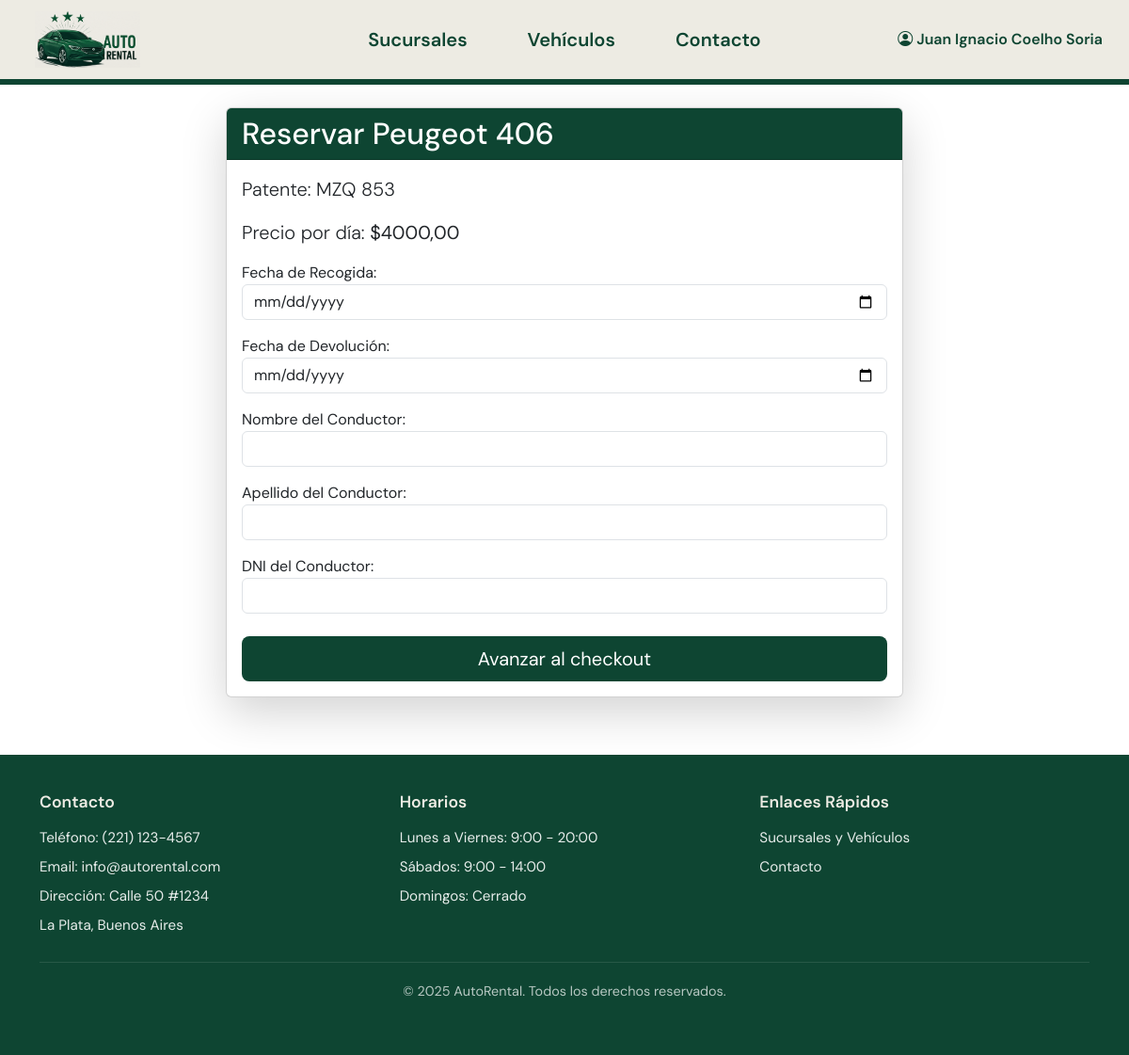
The app's page /reservas/crear/5/ (signed in) with its own data.
### usuarios/models.py (models this page shows, shortened)
class Usuario(AbstractUser):
    username = None  # Eliminamos username
    email = models.EmailField(_('email address'), unique=True)
    edad = models.PositiveIntegerField(null=True)
    DNI = models.CharField(max_length=10, unique=True, null=True)
    ROLES = (
        ('ADMIN', 'Administrador'),
        ('CLIENTE', 'Cliente'),
        ('EMPLEADO', 'Empleado')
    )
    rol = models.CharField(max_length=10, choices=ROLES, default='CLIENTE')
    is_staff = models.BooleanField(default=False)
    is_superuser = models.BooleanField(default=False)
    USERNAME_FIELD = 'email'
    REQUIRED_FIELDS = ['first_name', 'last_name']
    objects = UsuarioManager()

### vehiculos/models.py (models this page shows, shortened)
class Vehiculo(models.Model):
    TIPO_CHOICES = [
        ('AUTOMOVIL', 'Automóvil'),
        ('CAMIONETA', 'Camioneta'),
        ('4X4', '4x4'),
    ]
    REEMBOLSO_CHOICES = [
        ('0', '0%'),
        ('20', '20%'),
        ('100', '100%'),
    ]
    marca = models.CharField(max_length=100)
    modelo = models.CharField(max_length=100)
    año = models.PositiveIntegerField()
    patente = models.CharField(max_length=10, unique=True)
    tipo = models.CharField(max_length=20, choices=TIPO_CHOICES, default='AUTOMOVIL')
    capacidad = models.PositiveIntegerField(default=5, help_text='Número de pasajeros')
    precio_por_dia = models.DecimalField(max_digits=10, decimal_places=2)
    sucursal_actual = models.ForeignKey(Sucursal, on_delete=models.CASCADE, related_name='vehiculos_en_sucursal')
    disponible = models.BooleanField(default=True)
    foto_base64 = models.TextField(blank=True, null=True)
    politica_de_reembolso = models.CharField(
        max_length=3,
        choices=REEMBOLSO_CHOICES,
        default='0'
    )
    class Meta:
        verbose_name_plural = "Vehículos"

### reservas/views.py (the view)
# urls.py: path('crear/<int:vehiculo_id>/', views.crear_reserva, name='crear_reserva'),
@login_required
def crear_reserva(request, vehiculo_id):
    if request.user.is_superuser: # O request.user.is_admin si tu modelo Usuario tiene ese campo
        messages.error(request, 'Los administradores no pueden realizar reservas de vehículos.')
        return redirect('admin_menu') # O a 'home:home' si prefieres que vayan al home principal
    vehiculo = get_object_or_404(Vehiculo, pk=vehiculo_id)
    if not vehiculo.disponible:
        messages.error(request, 'Este vehículo no está disponible para reserva en este momento.')
        return redirect('reservas:vehiculo_detail', pk=vehiculo.id)
    if request.method == 'POST':
        form = ReservaForm(request.POST)
        if form.is_valid():
            fecha_recogida = form.cleaned_data['fecha_recogida']
            fecha_devolucion = form.cleaned_data['fecha_devolucion']
            conductor_nombre = form.cleaned_data['conductor_nombre']
            conductor_apellido = form.cleaned_data['conductor_apellido']
            conductor_dni = form.cleaned_data['conductor_dni']
            reservas_existentes = Reserva.objects.filter(
                vehiculo=vehiculo,
                fecha_recogida__lt=fecha_devolucion,
                fecha_devolucion__gt=fecha_recogida,
                estado__in=['PENDIENTE', 'CONFIRMADA']
            )
            if reservas_existentes.exists():
                messages.error(request, 'El vehículo ya está reservado para el período seleccionado. Por favor, elige otras fechas.')
                return render(request, 'reservas/crear_reserva.html', {'form': form, 'vehiculo': vehiculo})
            dias = (fecha_devolucion - fecha_recogida).days
            if dias > 0:
                costo_total = dias * vehiculo.precio_por_dia
            else:
                costo_total = vehiculo.precio_por_dia  # Cobrar por un día si las fechas son iguales
            request.session['reserva_temporal'] = {
                'vehiculo_id': vehiculo.id,
                'fecha_recogida': fecha_recogida.isoformat(),
                'fecha_devolucion': fecha_devolucion.isoformat(),
                'costo_total': float(costo_total),
                'conductor_nombre': conductor_nombre,
                'conductor_apellido': conductor_apellido,
                'conductor_dni': conductor_dni
            }
            return redirect('reservas:ticket_reserva', vehiculo_id=vehiculo.id)
    else:
        initial_data = {}
        fecha_retiro = request.GET.get('fecha_retiro')
        fecha_entrega = request.GET.get('fecha_entrega')
        if fecha_retiro:
            initial_data['fecha_recogida'] = fecha_retiro
        if fecha_entrega:
            initial_data['fecha_devolucion'] = fecha_entrega
        form = ReservaForm(initial=initial_data)
    return render(request, 'reservas/crear_reserva.html', {'form': form, 'vehiculo': vehiculo})

### reservas/templates/reservas/crear_reserva.html (shortened to what this page needs)
{% extends 'home/base.html' %}
{% load static %}
{% load widget_tweaks %}
{% block content %}
<div class="container">
    <div class="row justify-content-center">
        <div class="col-md-8">
            <div class="card shadow-lg">
                <div class="card-header text-white" style="background-color: #0e4532;">
                    <h2 class="mb-0">Reservar {{ vehiculo.marca }} {{ vehiculo.modelo }}</h2>
                </div>
                <div class="card-body">
                    <p class="lead">Patente: {{ vehiculo.patente }}</p>
                    <p class="lead">Precio por día: <strong>${{ vehiculo.precio_por_dia|floatformat:2 }}</strong></p>
                    <form method="post">
                        {% for field in form %}
                            <div class="form-group mb-3">
                                {{ field.label_tag }}
                                {{ field|add_class:"form-control" }}
                            </div>
                        {% endfor %}
                        <div class="d-grid gap-2 mt-4">
                            <button type="submit" class="btn btn-lg text-white" style="background-color: #0e4532;">
                                Avanzar al checkout
                            </button>
                        </div>
                    </form>
                </div>
            </div>
        </div>
    </div>
</div>
{% endblock %}

### home/templates/home/base.html (shortened to what this page needs)
<!DOCTYPE html>
<html lang="es">
<head>
    <link href="https://cdn.jsdelivr.net/npm/bootstrap@5.3.3/dist/css/bootstrap.min.css" rel="stylesheet">
    <link rel="stylesheet" href="https://cdn.jsdelivr.net/npm/bootstrap-icons@1.11.3/font/bootstrap-icons.min.css">
    {% load static %}
    <link rel="stylesheet" href="{% static 'home/styles.css' %}">
</head>
<body>
<nav class="navbar navbar-expand-lg navbar-custom">
    <div class="container-fluid position-relative">
        {% load static %}
        <a class="navbar-brand" href="{% if user.is_authenticated and user.is_superuser %}{% url 'admin_menu' %}{% else %}{% url 'home:home' %}{% endif %}">
            <img src="{% static 'home/img/AutoRental_Logo.png' %}" alt="Autorental" height="60">
        </a>
        <div class="collapse navbar-collapse" id="navbarNav">
            <ul class="navbar-nav navbar-center">
                <li class="nav-item">
                    <a class="nav-link" href="{% url 'sucursales:lista_sucursales' %}">Sucursales</a>
                </li>
                <li class="nav-item">
                    <a class="nav-link" href="{% url 'sucursales:lista_vehiculos' %}">Vehículos</a>
                </li>
                <li class="nav-item">
                    <a class="nav-link" href="{% url 'home:contacto' %}">Contacto</a>
                </li>
            </ul>
            <ul class="navbar-nav navbar-right">
                {% if user.is_authenticated %}
                    {% if user.is_superuser %}
                        <li class="nav-item">
                            <a class="nav-link" href="{% url 'admin_menu' %}">Panel Admin</a>
                        </li>
                        <li class="nav-item">
                            <a class="nav-link" href="{% url 'logout' %}">Cerrar sesión</a>
                        </li>
                    {% else %}
                        <li class="nav-item dropdown">
                            <a class="nav-link dropdown-toggle" href="#" id="userDropdown" role="button" data-bs-toggle="dropdown" aria-expanded="false">
                                <i class="bi bi-person-circle"></i> {{ user.get_full_name|default:user.email }}
                            </a>
                        </li>
                    {% endif %}
                {% endif %}
            </ul>
        </div>
    </div>
</nav>
<div class="container mt-4 {% if request.path == '/' %}home-content{% endif %}">
    {% block content %}{% endblock %}
</div>
<footer class="footer">
    <div class="container">
        <div class="footer-content">
            <div class="footer-section">
                <h5>Contacto</h5>
                <p>Teléfono: (221) 123-4567</p>
                <p>Email: info@autorental.com</p>
                <p>Dirección: Calle 50 #1234</p>
                <p>La Plata, Buenos Aires</p>
            </div>
            <div class="footer-section">
                <h5>Horarios</h5>
                <p>Lunes a Viernes: 9:00 - 20:00</p>
                <p>Sábados: 9:00 - 14:00</p>
                <p>Domingos: Cerrado</p>
            </div>
            <div class="footer-section">
                <h5>Enlaces Rápidos</h5>
                <a href="{% url 'sucursales:lista_sucursales' %}">Sucursales y Vehículos</a>
                <a href="{% url 'home:contacto' %}">Contacto</a>
            </div>
        </div>
        <div class="footer-bottom">
            <p>&copy; {% now "Y" %} AutoRental. Todos los derechos reservados.</p>
        </div>
    </div>
</footer>
</body>
</html>

### static/home/styles.css (style rules this page uses)
body { font-family: 'DM Sans', sans-serif; margin: 0; padding: 0; min-height: 100vh; display: flex; flex-direction: column; }
.container.mt-4 { flex: 1; position: relative !important; z-index: 1 !important; margin-top: 0 !important; padding-top: 24px !important; min-height: calc(100vh - 88px) !important; }
.navbar-custom { background-color: #edebe3; padding: 7px 0; border-bottom: 6px solid #0e4532; position: relative; z-index: 1030; }
.navbar-center { position: absolute !important; left: 50% !important; transform: translateX(-50%) !important; display: flex !important; gap: 1rem !important; }
.navbar-center .nav-link { font-family: 'DM Sans', sans-serif !important; font-size: 1.25rem !important; font-weight: 600 !important; padding: 8px 24px !important; color: #0e4532 !important; border-radius: 6px !important; transition: all 0.3s ease !important; }
.navbar-right { margin-left: auto !important; }
.navbar-right .nav-link { font-family: 'DM Sans', sans-serif !important; font-size: 1rem !important; font-weight: 600 !important; padding: 8px 16px !important; color: #0e4532 !important; border-radius: 6px !important; transition: all 0.3s ease !important; }
.navbar-nav .nav-link { position: relative !important; }
.navbar-nav .nav-link::after { content: ''; position: absolute; width: 0; height: 2px; bottom: 0; left: 50%; background-color: #0e4532; transition: all 0.3s ease; transform: translateX(-50%); opacity: 0; }
.navbar-brand { margin-left: 25px !important; }
.footer { background-color: #0e4532; color: #ffffff; padding: 40px 0; margin-top: auto; font-family: 'DM Sans', sans-serif !important; }
.footer-content { display: flex; justify-content: space-between; align-items: flex-start; flex-wrap: wrap; gap: 2rem; }
.footer-section { flex: 1; min-width: 250px; }
.footer-section h5 { color: #edebe3; font-weight: 600; margin-bottom: 1rem; font-size: 1.1rem; }
.footer-section p, .footer-section a { color: rgba(255, 255, 255, 0.9); text-decoration: none; margin-bottom: 0.5rem; font-size: 0.95rem; display: block; }
.footer-bottom { text-align: center; padding-top: 20px; margin-top: 20px; border-top: 1px solid rgba(255, 255, 255, 0.1); color: rgba(255, 255, 255, 0.7); font-size: 0.9rem; }

### records on screen
Usuario: get_full_name "Juan Ignacio Coelho Soria"
Vehiculo: marca "Peugeot", modelo "406", patente "MZQ 853", precio_por_dia "4000,00"

### other values on screen
{{ field.label_tag }} "Fecha de Recogida:" "Fecha de Devolución:" "Nombre del Conductor:" "Apellido del Conductor:" "DNI del Conductor:"
